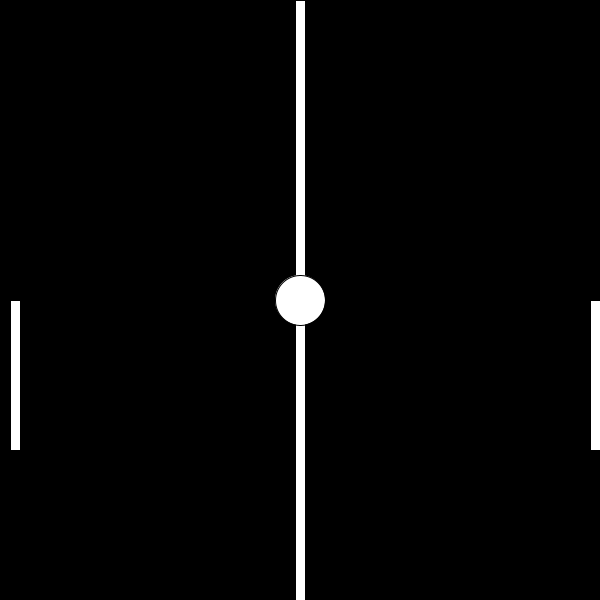
Frame 1 (no input)
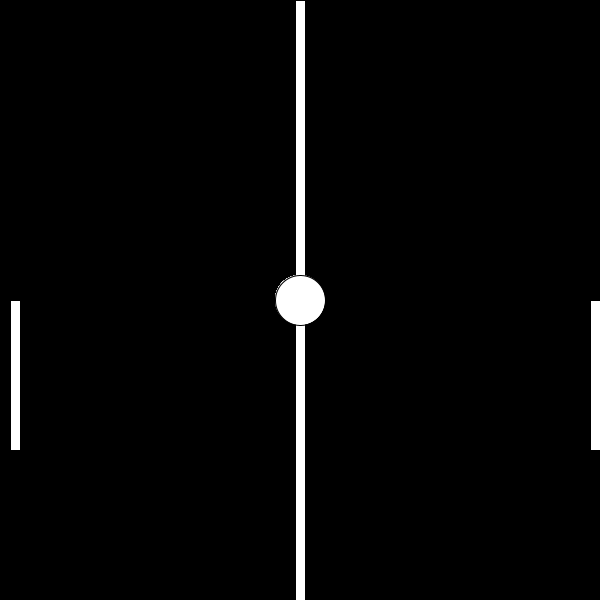
Frame 60 (the mouse pressed at the canvas centre just before this capture)
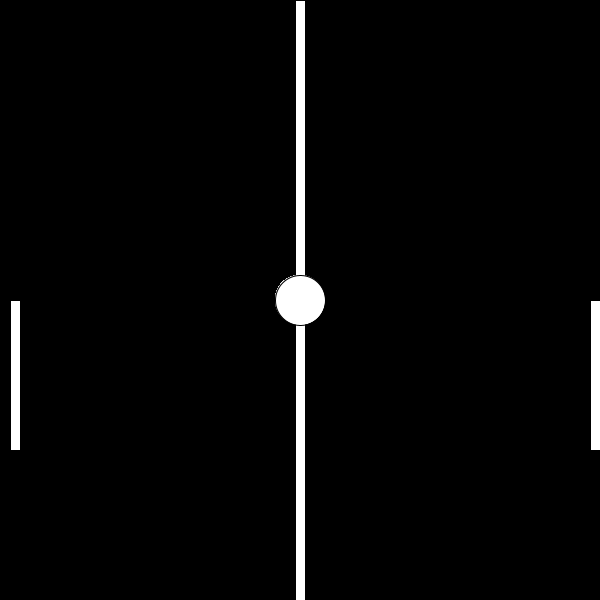
Frame 120 (the mouse held since frame 60 and released just before this capture)

The Processing sketch that drew these frames (run headless with seeded random() and noise(); from frame 60 on, the mouse is pressed at the canvas centre):

// Processing sketch: Pong
// ── Pong.pde
class PongPaddle{
  int x,y;  //x,y of paddle
  PongPaddle(int xPos, int yPos){
    x = xPos;
    y = yPos;
  }
  
  void draw(){  //Create Paddle
    rect(x,y,10,150);
  }
  
  void move(char direction){//Move Paddle up or down
  
  }
}

class PongBall{
  int x = 300;  //x-position of ping-pong ball
  int y = 300; //y-position of ping-pong ball
  int speed = 1;
  int direction;  // 1 represent ball go right or -1 represent ball go left
  
  void draw(){  // drawing ball
  circle(x,y,50);
  }
  
  void move(){ //Move ping-pong ball
  }
  
  void bouceBall(){  //Bouncing ball 
  }
}

class PongGame{
  void draw(){  //Draw table and scoreboard
    rect(width/2-5,0,10,height);
  }
  
  void startGame(){  //Run ping-pong game
  }
}
PongPaddle p1;
PongPaddle p2;
PongBall b1 = new PongBall();
PongGame engine = new PongGame();
void setup(){
  background(0);
  size(600,600);
  p1 = new PongPaddle(10,height/2);
  p2 = new PongPaddle(width-10,height/2);
}
void draw(){
  engine.draw();
  p1.draw();
  p2.draw();
  b1.draw();
}
